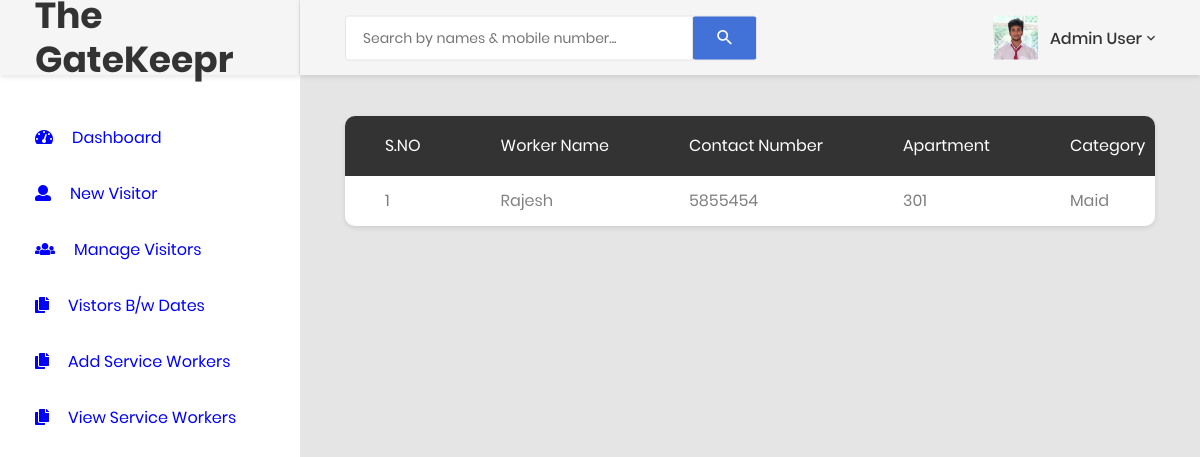
Page /Project/view_Service_Worker.php (signed in) on the committed database.
### tables this page shows
CREATE TABLE `tblservice` (
  `ID` int(255) UNSIGNED NOT NULL,
  `sWorker` varchar(11) NOT NULL,
  `sPhone` int(11) NOT NULL,
  `sNo` int(11) NOT NULL,
  `sCategory` varchar(11) NOT NULL,
  `sTime` int(11) NOT NULL,
  `ischeck` varchar(5) DEFAULT NULL
);

### Project/view_Service_Worker.php (the view, shortened to what this page needs)
<?php
include('includes/dbconnection.php');
if (strlen($_SESSION['avmsaid']==0)) {
  header('location:logout.php');
  } else{
  ?>
<!DOCTYPE html>
<html lang="en">
<head>
    <link href="css/font-face.css" rel="stylesheet" media="all">
    <link href="vendor/font-awesome-4.7/css/font-awesome.min.css" rel="stylesheet" media="all">
    <link href="vendor/font-awesome-5/css/fontawesome-all.min.css" rel="stylesheet" media="all">
    <link href="vendor/mdi-font/css/material-design-iconic-font.min.css" rel="stylesheet" media="all">
    <link href="vendor/bootstrap-4.1/bootstrap.min.css" rel="stylesheet" media="all">
    <link href="vendor/animsition/animsition.min.css" rel="stylesheet" media="all">
    <link href="vendor/bootstrap-progressbar/bootstrap-progressbar-3.3.4.min.css" rel="stylesheet" media="all">
    <link href="vendor/wow/animate.css" rel="stylesheet" media="all">
    <link href="vendor/css-hamburgers/hamburgers.min.css" rel="stylesheet" media="all">
    <link href="vendor/slick/slick.css" rel="stylesheet" media="all">
    <link href="vendor/select2/select2.min.css" rel="stylesheet" media="all">
    <link href="vendor/perfect-scrollbar/perfect-scrollbar.css" rel="stylesheet" media="all">
    <link href="css/theme.css" rel="stylesheet" media="all">
</head>
<body class="animsition">
    <div class="page-wrapper">
        <?php include_once('includes/sidebar.php');?>
        <div class="page-container">
            <?php include_once('includes/header.php');?>
            <div class="main-content">
                <div class="section__content section__content--p30">
                    <div class="container-fluid">
                        <div class="row">
                            <div class="col-lg-12">
                                <div class="table-responsive table--no-card m-b-30">
                                    <table class="table table-borderless table-striped table-earning">
                                        <thead>
                                            <tr>
                                            <tr>
                                                <th>S.NO</th>
                                                <th>Worker Name</th>
                                                <th>Contact Number</th>
                                                <th>Apartment</th>
                                                <th>Category</th>
                                            </tr>
                                            </tr>
                                        </thead>
                                        <?php
$ret=mysqli_query($con,"select *from tblservice");
$cnt=1;
while ($row=mysqli_fetch_array($ret)) {
?>
                                        <tr>
                                            <td>
                                                <?php echo $cnt;?>
                                            </td>
                                            <td>
                                                <?php  echo $row['sWorker'];?>
                                            </td>
                                            <td>
                                                <?php  echo $row['sPhone'];?>
                                            </td>
                                            <td>
                                                <?php  echo $row['sNo'];?>
                                            </td>
                                            <td>
                                                <?php  echo $row['sCategory'];?>
                                            </td>
                                        </tr>
                                        <?php
$cnt=$cnt+1;
}?>
                                    </table>
                                </div>
                            </div>
                        </div>
                        <?php include_once('includes/footer.php');?>
                    </div>
                </div>
            </div>
        </div>
    </div>
</body>
</html>
<?php }  ?>

### Project/includes/sidebar.php
<aside class="menu-sidebar d-none d-md-block">
    <div class="logo">
        <h1>The GateKeepr</h1>
    </div>
    <div class="menu-sidebar__content js-scrollbar1">
        <nav class="navbar-sidebar">
            <ul class="list-unstyled navbar__list">
                <li>
                    <a href="dashboard.php" style="color: blue">
                        <i class="fas fa-tachometer-alt"></i>Dashboard</a>
                </li>
                <li>
                    <a href="visitors-form.php" style="color: blue">
                        <i class="fa fa-user"></i>New Visitor</a>
                </li>
                <li>
                    <a href="manage-newvisitors.php" style="color: blue">
                        <i class="fa fa-users"></i>Manage Visitors</a>
                </li>
                <li>
                    <a href="bwdates-reports.php" style="color: blue">
                        <i class="fas fa-copy"></i>Vistors B/w Dates</a>
                </li>
                <li>
                    <a href="add_Service_Worker.php" style="color: blue">
                        <i class="fas fa-copy"></i>Add Service Workers</a>
                </li>
                <li>
                    <a href="view_Service_Worker.php" style="color: blue">
                        <i class="fas fa-copy"></i>View Service Workers</a>
                </li>
            </ul>
        </nav>
    </div>
</aside>

### Project/includes/header.php (shortened to what this page needs)
<header class="header-desktop">
                <div class="section__content section__content--p30">
                    <div class="container-fluid">
                        <div class="header-wrap">
                            <form class="form-header" name="search" action="search-visitor.php" method="post">
                                <input class="au-input au-input--xl" type="text" name="searchdata" id="searchdata" placeholder="Search by names &amp; mobile number..." />
                                <button class="au-btn--submit" type="submit" name="search">
                                    <i class="zmdi zmdi-search"></i>
                                </button>
                            </form>
                            <div class="header-button">
                                 <?php
$adminid=$_SESSION['avmsaid'];
$ret=mysqli_query($con,"select AdminName from tbladmin where ID='$adminid'");
$row=mysqli_fetch_array($ret);
$name=$row['AdminName'];
?>
                                <div class="account-wrap">
                                    <div class="account-item clearfix js-item-menu">
                                        <div class="image">
                                            <img src="images/icon/chouthik.jpg" alt="John Doe" />
                                        </div>
                                        <div class="content">
                                            <a class="js-acc-btn" href="admin-profile.php"><?php echo $name; ?></a>
                                        </div>
                                    </div>
                                </div>
                            </div>
                        </div>
                    </div>
                </div>
            </header>

### Project/includes/footer.php
<div class="row">
                            <div class="col-md-12">
                                <div class="copyright">
                                </div>
                            </div>
                        </div>

### rows in the picture
tblservice: sWorker "Rajesh", sPhone "5855454", sNo "301", sCategory "Maid"

### other values in the picture
$name "Admin User"
